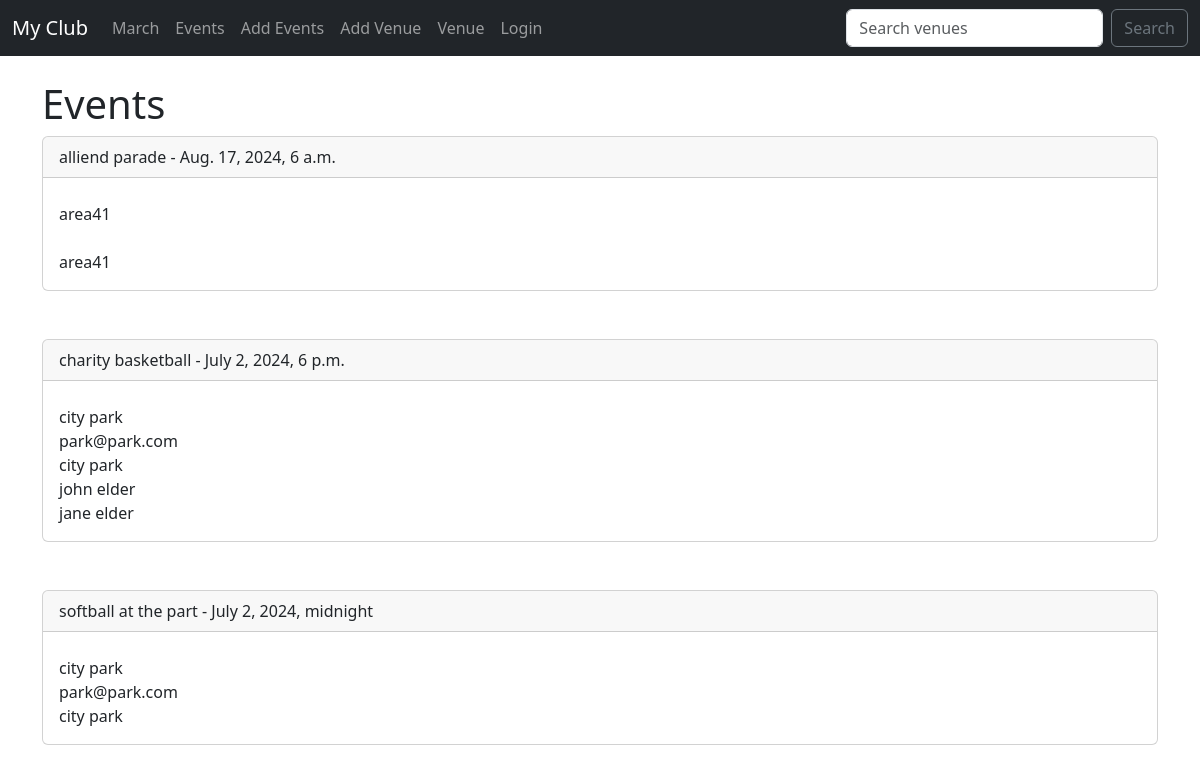
The page /events on the database as committed earlier.
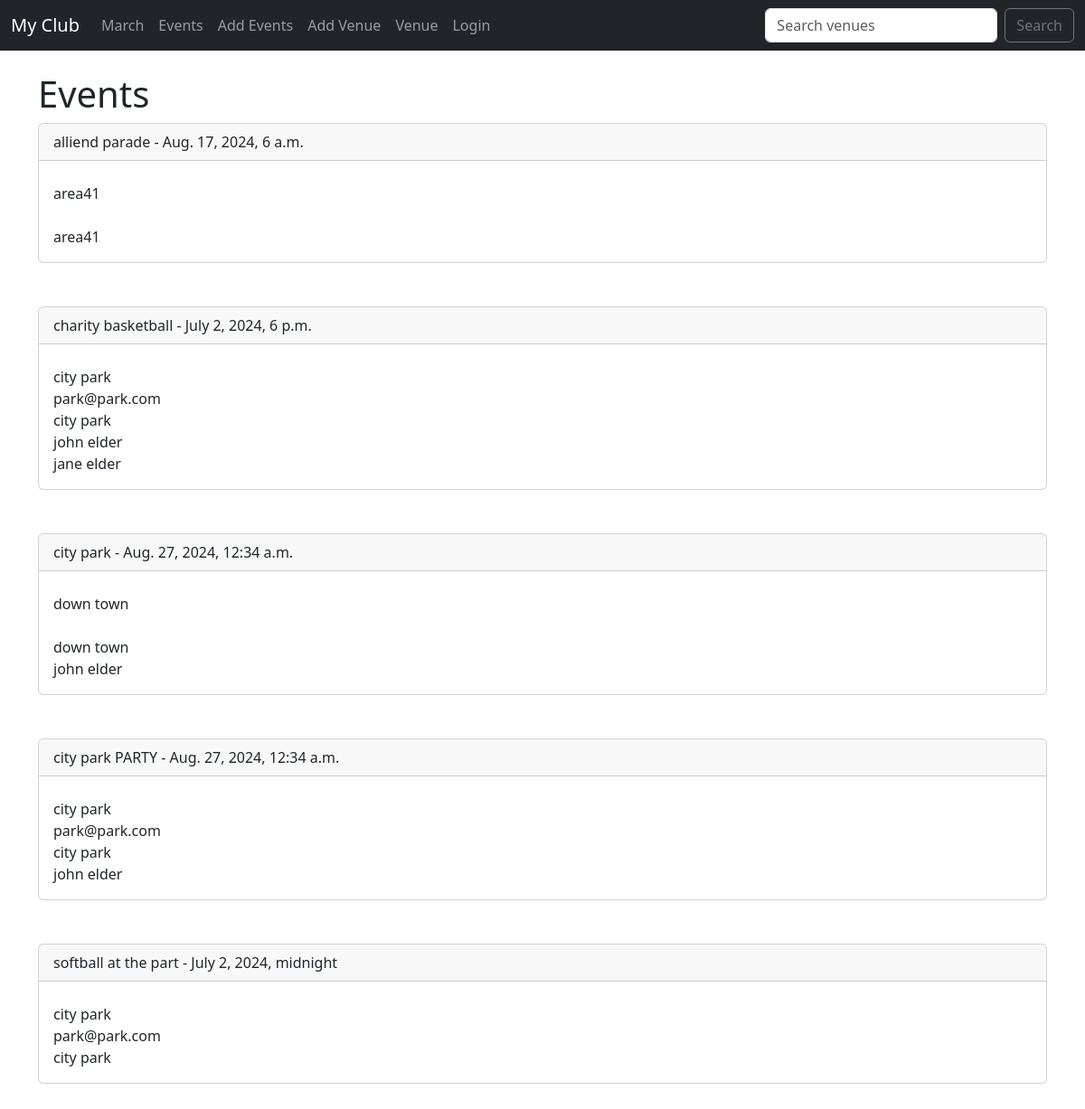
The same page on the database as committed later.
### events/models.py (models this page shows)
class Event(models.Model):
    name= models.CharField("Event Name",max_length=120)
    event_date =models.DateTimeField("Event date")
    venue =models.ForeignKey(Venue,blank=True,null=True,on_delete=models.CASCADE)
    manager = models.ForeignKey(User,blank=True,null=True,on_delete=models.SET_NULL)
    description =models.TextField(blank=True)
    attendees = models.ManyToManyField(MyClubUser, blank=True)
    def __str__(self):
        return self.name

class Venue(models.Model):
    name = models.CharField("Venue name", max_length=120)
    address =models.CharField(max_length=300)
    zip_code=models.CharField(max_length=15)
    phone = models.CharField('Contact Phone',max_length=25,blank=True)
    web =models.URLField(blank=True)
    email_address =models.EmailField("Email Address",blank=True)
    def __str__(self):
        return self.name

class MyClubUser(models.Model):
    first_name = models.CharField(max_length=30)
    last_name = models.CharField(max_length=30)
    email_address =models.EmailField("user Address")
    def __str__(self):
        return self.first_name +" " + self.last_name

### events/views.py (the view)
# urls.py: path('events',views.all_events,name='list-events'),
def all_events(request):
    event_list =Event.objects.all().order_by('name')
    return render(request, 'events/event_list.html',{"event_list": event_list})

### events/templates/events/event_list.html (shortened to what this page needs)
{% extends "events/base.html" %} {% block content %}
  <h1>Events</h1>
    {% for event in  event_list %}
<div class="card">
  <div class="card-header">
    {{event}} -  {{event.event_date}} <br/>
  </div>
  <div class="card-body">
    <p class="card-text">
          {{event.venue}} <br/>
    {{event.venue.email_address}} <br/>
     {{event.venue}} <br/>
     {% for user in event.attendees.all  %}
     {{user}} <br/>
     {% endfor %}
    </p>
  </div>
</div>
   <br/><br/>
    {% endfor %}
{% endblock content %}

### events/templates/events/base.html (shortened to what this page needs)
<!DOCTYPE html>
<html lang="en">
<head>
  <link href="https://cdn.jsdelivr.net/npm/bootstrap@5.3.3/dist/css/bootstrap.min.css" rel="stylesheet"
 />
</head>
<body>
  {% include "events/navbar.html" %}
  <br />
  <div class="container">
    {% block content %} {% endblock content %}
  </div>
</body>
</html>

### events/templates/events/navbar.html (shortened to what this page needs)
<nav class="navbar navbar-expand-lg navbar-dark bg-dark">
  <div class="container-fluid">
    <a class="navbar-brand" href="{%url 'home' %}">My Club</a>
    <div class="collapse navbar-collapse" id="navbarSupportedContent">
      <ul class="navbar-nav me-auto mb-2 mb-lg-0">
        <li class="nav-item">
          <a class="nav-link" href="{%url 'home' '2021' 'March' %}">March</a>
        </li>
        <li class="nav-item">
          <a class="nav-link" href="{%url 'list-events' %}">Events</a>
        </li>
        <li class="nav-item">
          <a class="nav-link" href="{%url 'add-event' %}">Add Events</a>
        </li>
        <li class="nav-item">
          <a class="nav-link" href="{%url 'add-venue' %}">Add Venue</a>
        </li>
        <li class="nav-item">
          <a class="nav-link" href="{%url 'list-venues' %}"> Venue</a>
        </li>
        <li class="nav-item">
          <a class="nav-link" href="{%url 'login' %}">Login</a>
        </li>
      </ul>
      <form class="d-flex" role="search" method=POST action="{%url 'search-venues'%}">
        <input class="form-control me-2" type="search" placeholder="Search venues " aria-label="Search" name="searched">
        <button class="btn btn-outline-secondary" type="submit">Search</button>
      </form>
    </div>
  </div>
</nav>

Rows that differ between the two databases and show on the page:
added Event: name "city park", event_date "Aug. 27, 2024, 12:34 a.m.", venue "down town", MyClubUser (first_name+last_name "john elder")
added Event: name "city park PARTY", event_date "Aug. 27, 2024, 12:34 a.m.", venue "city park", venue.email_address "park@park.com", MyClubUser (first_name+last_name "john elder")
